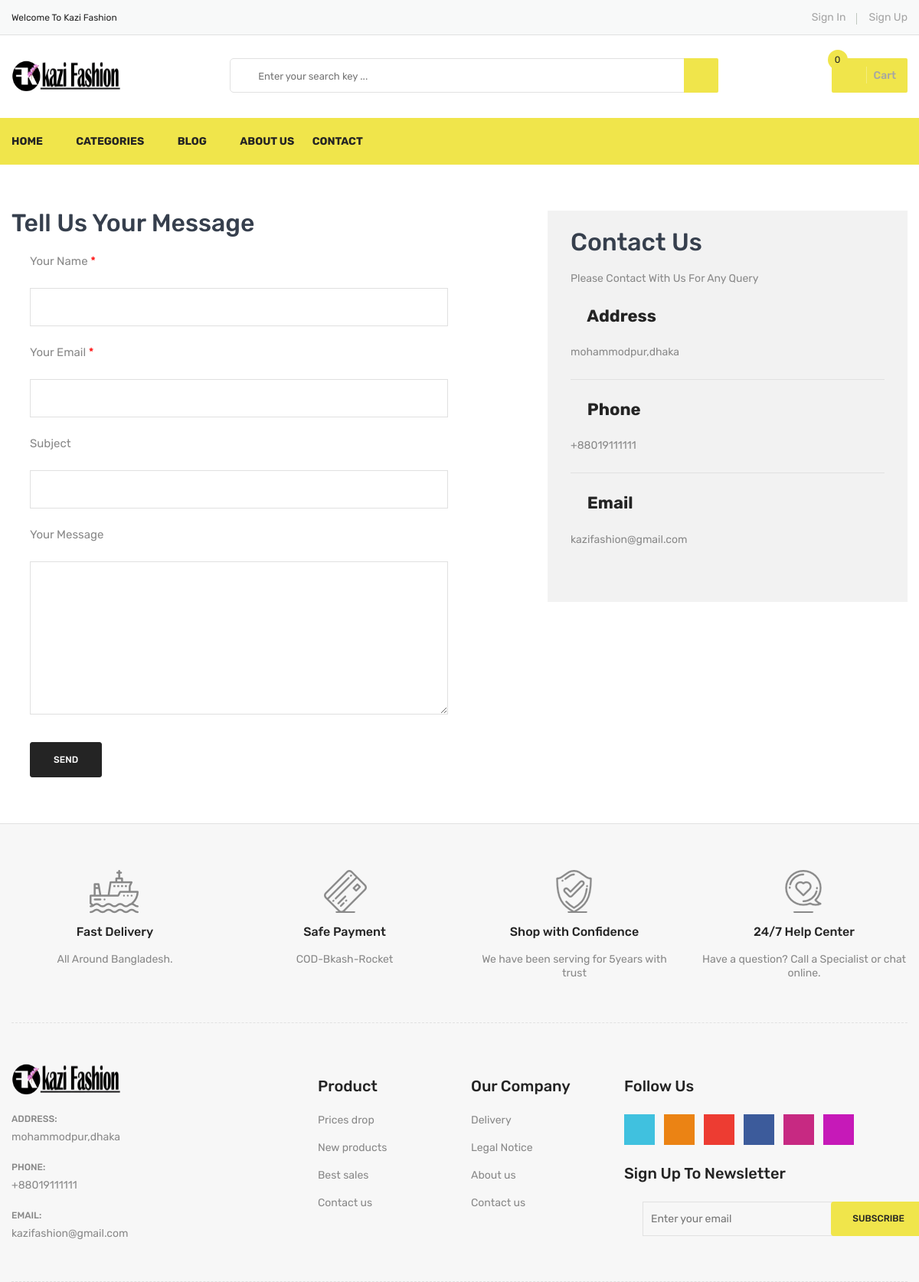
The app's page /contact with its own data.
### SiteSettings/models.py (models this page shows, shortened)
class Setting(models.Model):
    siteTitle = models.CharField(max_length=30)
    sitePhone = models.IntegerField()
    siteLogo = models.ImageField(blank=True, upload_to='siteImages/')
    siteEmail = models.EmailField()
    siteAddress = models.CharField(max_length=250)
    siteAbout = models.TextField(blank=True, null=True)
    status = models.BooleanField(default=False)

### SiteSettings/views.py (the view)
# urls.py: path('contact', ContactData.as_view(), name='contact'),
class ContactData(TemplateView):
    template_name = 'contactus.html'
    def get_context_data(self, **kwargs):
        context = super().get_context_data(**kwargs)
        context['setting'] = Setting.objects.get(status=True)
        context['categories'] = Category.objects.all()
        return context

### SiteSettings/templates/contactus.html (shortened to what this page needs)
{%extends 'base.html' %} {% load static %}
{% block mainbody %}
<div class="contact-main-page mt-60 mb-40 mb-md-40 mb-sm-40 mb-xs-40">
    <div class="container">
        <div class="row">
            <div class="col-lg-5 offset-lg-1 col-md-12 order-1 order-lg-2">
                <div class="contact-page-side-content">
                    <h3 class="contact-page-title">Contact Us</h3>
                    <p class="contact-page-message mb-25">Please Contact With Us For Any Query</p>
                    {% if setting.siteAddress %}
                    <div class="single-contact-block">
                        <h4><i class="fa fa-fax"></i> Address</h4>
                        <p>{{setting.siteAddress}}</p>
                    </div>
                    {% else %}
                    <p>Address Is Not Updated Yet</p>> {% endif %}
                    {% if setting.sitePhone %}
                    <div class="single-contact-block">
                        <h4><i class="fa fa-phone"></i> Phone</h4>
                        <p>+880{{setting.sitePhone}}</p>
                    </div>
                    {% else %}
                    <p>Phone Is Not Updated Yet</p>> {% endif %}
                    {% if setting.siteEmail %}
                    <div class="single-contact-block last-child">
                        <h4><i class="fa fa-envelope-o"></i> Email</h4>
                        <p>{{setting.siteEmail}}</p>
                    </div>
                    {% else %}
                    <p>Email Is Not Updated Yet</p>> {% endif %}
                </div>
            </div>
            <div class="col-lg-6 col-md-12 order-2 order-lg-1">
                <div class="contact-form-content pt-sm-55 pt-xs-55">
                    <h3 class="contact-page-title">Tell Us Your Message</h3>
                    <div class="contact-form">
                        <form id="contact-form" action="http://demo.hasthemes.com/limupa-v3/limupa/mail.php" method="post">
                            <div class="form-group">
                                <label>Your Name <span class="required">*</span></label>
                                <input type="text" name="customerName" id="customername" required>
                            </div>
                            <div class="form-group">
                                <label>Your Email <span class="required">*</span></label>
                                <input type="email" name="customerEmail" id="customerEmail" required>
                            </div>
                            <div class="form-group">
                                <label>Subject</label>
                                <input type="text" name="contactSubject" id="contactSubject">
                            </div>
                            <div class="form-group mb-30">
                                <label>Your Message</label>
                                <textarea name="contactMessage" id="contactMessage"></textarea>
                            </div>
                            <div class="form-group">
                                <button type="submit" value="submit" id="submit" class="li-btn-3" name="submit">send</button>
                            </div>
                        </form>
                    </div>
                </div>
            </div>
        </div>
    </div>
</div>
{%endblock%}

### templates/header.html (shortened to what this page needs)
{% load static %}
<header>
    <div class="header-top">
        <div class="container">
            <div class="row">
                <div class="col-lg-3 col-md-4">
                    <div class="header-top-left">
                        <ul class="phone-wrap">
                            <li><span>Welcome To Kazi Fashion</span></li>
                        </ul>
                    </div>
                </div>
                <div class="col-lg-9 col-md-8">
                    <div class="header-top-right">
                        <ul class="ht-menu">
                            {% if user.is_authenticated %}
                            <li>
                                <a href="#">{{user.username}}</a></li>
                            {% if user.is_admin %}
                            <li>
                                <a href="{% url 'admin:index' %}">Admin Panel</a></li>
                            {% endif %}
                            <li>
                                <a href="{% url 'logout' %}">Logout</a></li>
                            {% else %}
                            <li>
                                <a href="{% url 'login' %}">Sign In</a></li>
                            <li>
                                <a href="{% url 'register' %}">Sign Up</a></li>
                            {% endif %}
                        </ul>
                    </div>
                </div>
            </div>
        </div>
    </div>
    <div class="header-middle pl-sm-0 pr-sm-0 pl-xs-0 pr-xs-0">
        <div class="container">
            <div class="row">
                <div class="col-lg-3">
                    <div class="logo pb-sm-30 pb-xs-30">
                        <a href="/">
                            <img id='logo' src="{{ setting.siteLogo.url }}" alt="Logo">
                        </a>
                    </div>
                </div>
                <div class="col-lg-9 pl-0 ml-sm-15 ml-xs-15">
                    <form action="{% url 'search' %}" method="GET" class="hm-searchbox">
                        <input type="text" name="search_term" value="{{search_term}}" placeholder=" Enter your search key ... ">
                        <button class="li-btn " type="submit "><i class="fa fa-search "></i></button>
                    </form>
                    <div class="header-middle-right ">
                        <ul class="hm-menu ">
                            <li class="hm-minicart ">
                                <div class="hm-minicart-trig">
                                    <a href="{% url 'checkout' %}">
                                        <span class="item-text ">Cart
                                    <span class="cart-item-count" id="cart">0</span>
                                        </span>
                                    </a>
                                </div>
                    </div>
                </div>
            </div>
        </div>
    </div>
    </div>
    <div class="header-bottom header-sticky d-none d-lg-block d-xl-block ">
        <div class="container ">
            <div class="row ">
                <div class="col-lg-12 ">
                    <div class="hb-menu ">
                        <nav>
                            <ul>
                                <li><a href="{%url 'home' %} ">Home</a></li>
                                <li class="megamenu-holder "><a href="# ">Categories</a>
                                </li>
                                <li><a href="{%url 'blog' %} ">Blog</a></li>
                                <li><a href="{%url 'about' %} ">About Us</a></li>
                                <li><a href="{%url 'contact' %} ">Contact</a></li>
                            </ul>
                        </nav>
                    </div>
                </div>
            </div>
        </div>
    </div>

### templates/footer.html (shortened to what this page needs)
{% load static %}
<div class="footer">
    <div class="footer-static-top">
        <div class="container">
            <div class="footer-shipping pt-60 pb-55 pb-xs-25">
                <div class="row">
                    <div class="col-lg-3 col-md-6 col-sm-6 pb-sm-55 pb-xs-55">
                        <div class="li-shipping-inner-box">
                            <div class="shipping-icon">
                                <img src="{% static '' %}images/shipping-icon/1.png" alt="Shipping Icon">
                            </div>
                            <div class="shipping-text">
                                <h2>Fast Delivery</h2>
                                <p>All Around Bangladesh.</p>
                            </div>
                        </div>
                    </div>
                    <div class="col-lg-3 col-md-6 col-sm-6 pb-sm-55 pb-xs-55">
                        <div class="li-shipping-inner-box">
                            <div class="shipping-icon">
                                <img src="{% static '' %}images/shipping-icon/2.png" alt="Shipping Icon">
                            </div>
                            <div class="shipping-text">
                                <h2>Safe Payment</h2>
                                <p>COD-Bkash-Rocket</p>
                            </div>
                        </div>
                    </div>
                    <div class="col-lg-3 col-md-6 col-sm-6 pb-xs-30">
                        <div class="li-shipping-inner-box">
                            <div class="shipping-icon">
                                <img src="{% static '' %}images/shipping-icon/3.png" alt="Shipping Icon">
                            </div>
                            <div class="shipping-text">
                                <h2>Shop with Confidence</h2>
                                <p>We have been serving for 5years with trust</p>
                            </div>
                        </div>
                    </div>
                    <div class="col-lg-3 col-md-6 col-sm-6 pb-xs-30">
                        <div class="li-shipping-inner-box">
                            <div class="shipping-icon">
                                <img src="{% static '' %}images/shipping-icon/4.png" alt="Shipping Icon">
                            </div>
                            <div class="shipping-text">
                                <h2>24/7 Help Center</h2>
                                <p>Have a question? Call a Specialist or chat online.</p>
                            </div>
                        </div>
                    </div>
                </div>
            </div>
        </div>
    </div>
    <div class="footer-static-middle">
        <div class="container">
            <div class="footer-logo-wrap pt-50 pb-35">
                <div class="row">
                    <div class="col-lg-4 col-md-6">
                        <div class="footer-logo">
                            <img id='logo' src="{{ setting.siteLogo.url }}" alt="Footer Logo">
                        </div>
                        <ul class="des">
                            <li>
                                <span>Address: </span>
                                <p>{{setting.siteAddress}}</p>
                            </li>
                            <li>
                                <span>Phone: </span>
                                <p>+880{{setting.sitePhone}}</p>
                            </li>
                            <li>
                                <span>Email: </span>
                                <p>{{setting.siteEmail}}</p>
                            </li>
                        </ul>
                    </div>
                    <div class="col-lg-2 col-md-3 col-sm-6">
                        <div class="footer-block">
                            <h3 class="footer-block-title">Product</h3>
                            <ul>
                                <li><a href="#">Prices drop</a></li>
                                <li><a href="#">New products</a></li>
                                <li><a href="#">Best sales</a></li>
                                <li><a href="#">Contact us</a></li>
                            </ul>
                        </div>
                    </div>
                    <div class="col-lg-2 col-md-3 col-sm-6">
                        <div class="footer-block">
                            <h3 class="footer-block-title">Our company</h3>
                            <ul>
                                <li><a href="#">Delivery</a></li>
                                <li><a href="#">Legal Notice</a></li>
                                <li><a href="#">About us</a></li>
                                <li><a href="#">Contact us</a></li>
                            </ul>
                        </div>
                    </div>
                    <div class="col-lg-4">
                        <div class="footer-block">
                            <h3 class="footer-block-title">Follow Us</h3>
                            <ul class="social-link">
                                <li class="twitter">
                                    <a href="https://twitter.com/" data-toggle="tooltip" target="_blank" title="Twitter">
                                        <i class="fa fa-twitter"></i>
                                    </a>
                                </li>
                                <li class="rss">
                                    <a href="https://rss.com/" data-toggle="tooltip" target="_blank" title="RSS">
                                        <i class="fa fa-rss"></i>
                                    </a>
                                </li>
                                <li class="google-plus">
                                    <a href="https://www.plus.google.com/discover" data-toggle="tooltip" target="_blank" title="Google Plus">
                                        <i class="fa fa-google-plus"></i>
                                    </a>
                                </li>
                                <li class="facebook">
                                    <a href="https://www.facebook.com/" data-toggle="tooltip" target="_blank" title="Facebook">
                                        <i class="fa fa-facebook"></i>
                                    </a>
                                </li>
                                <li class="youtube">
                                    <a href="https://www.youtube.com/" data-toggle="tooltip" target="_blank" title="Youtube">
                                        <i class="fa fa-youtube"></i>
                                    </a>
                                </li>
                                <li class="instagram">
                                    <a href="https://www.instagram.com/" data-toggle="tooltip" target="_blank" title="Instagram">
                                        <i class="fa fa-instagram"></i>
                                    </a>
                                </li>
                            </ul>
                        </div>
                        <div class="footer-newsletter">
                            <h4>Sign up to newsletter</h4>
                            <form action="#" method="post" id="mc-embedded-subscribe-form" name="mc-embedded-subscribe-form" class="footer-subscribe-form validate" target="_blank" novalidate>
                                <div id="mc_embed_signup_scroll">
                                    <div id="mc-form" class="mc-form subscribe-form form-group">
                                        <input id="mc-email" type="email" autocomplete="off" placeholder="Enter your email" />
                                        <button class="btn" id="mc-submit">Subscribe</button>
                                    </div>
                                </div>
                            </form>
                        </div>
                    </div>
                </div>
            </div>
        </div>
    </div>
</div>

### static/css/responsive.css (style rules this page uses)
@media (min-width: 1200px) and (max-width: 1500px) { .container { max-width: 1170px; padding-left: 0; padding-right: 0; } }

### records on screen
Setting: siteLogo (picture), siteAddress "mohammodpur,dhaka", sitePhone "19111111", siteEmail "kazifashion@gmail.com"
